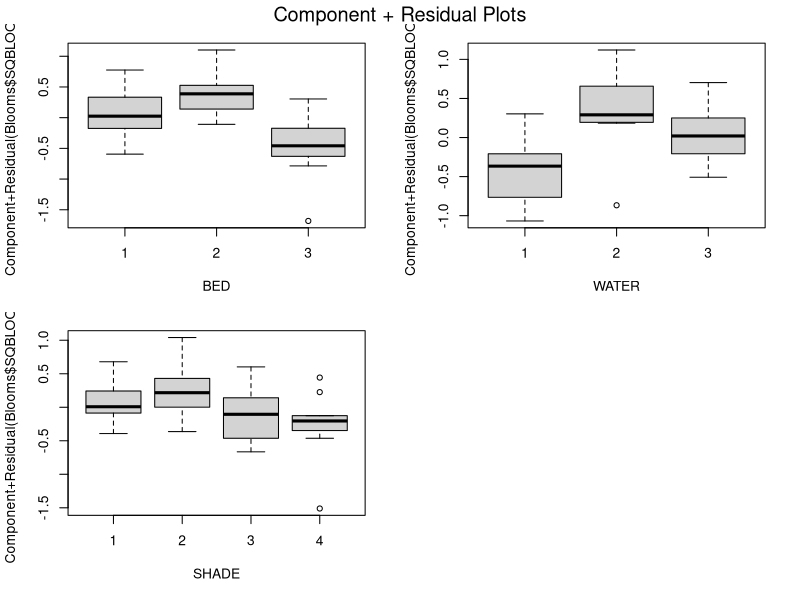
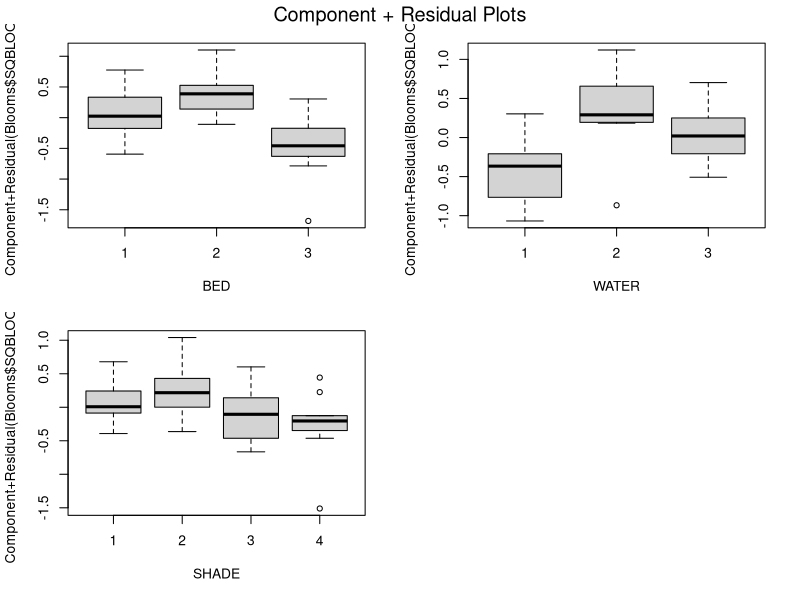

The R source for these figures, in order: (Note: this script raises an error after producing the figures.)
library(car)
fold <- 'C:/Users/murem/OneDrive/Desktop/BME/Datasets'
setwd(fold)
getwd()
Blooms <- read.table('Blooms.txt', header=TRUE)
head(Blooms)
is.numeric(Blooms$SQBLOOMS)
is.factor(Blooms$SQBLOOMS)
is.factor(Blooms$BED)
is.numeric(Blooms$BED)
Blooms$BED <- as.factor(Blooms$BED)
is.factor(Blooms$BED)
is.numeric(Blooms$WATER)
is.factor(Blooms$WATER)
Blooms$WATER<- as.factor(Blooms$WATER)
is.factor(Blooms$WATER)
is.numeric(Blooms$SHADE)
is.factor(Blooms$SHADE)
Blooms$SHADE <- as.factor(Blooms$SHADE)
is.factor(Blooms$SHADE)
summary(Blooms)
model1 <- lm(Blooms$SQBLOOMS~ BED+ WATER+SHADE, data=Blooms)
summary(model1)
crPlots(model1)
crPlots(model1)
residualPlots(model1)
plot(Blooms$SQBLOOMS, predict(model1), xlab= 'Observed vaues', ylab= 'Predcted values')
anova(model1)
Anova(model1)
